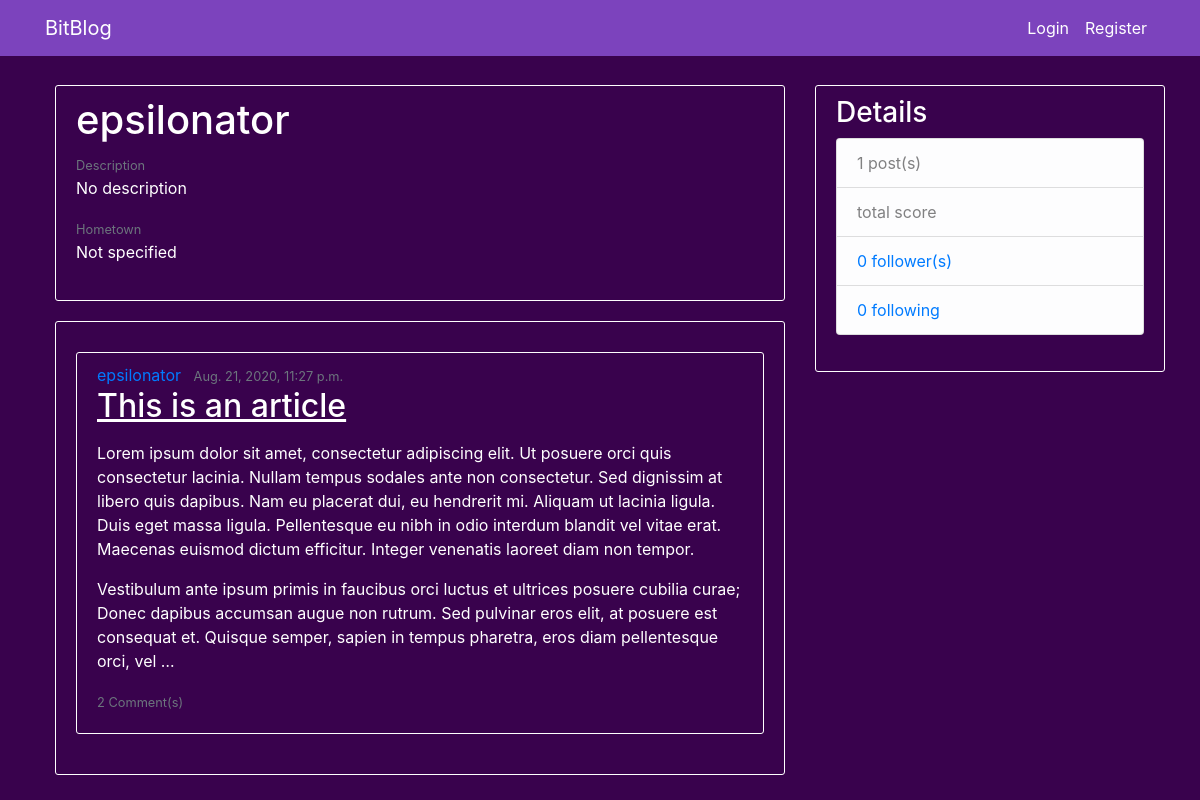
Page /profile/epsilonator/ on the committed database.
### blog/models.py (models this page shows, shortened)
class BlogUser(models.Model):
	user = models.OneToOneField(User, on_delete = models.CASCADE)
	desc = models.TextField(max_length = 250, default = "No description")
	hometown = models.CharField(max_length = 200, default = "Not specified")
	birth_date = models.DateField(null = True, blank = True)

class BlogPost(models.Model):
	title = models.CharField(max_length = 50)
	content = models.TextField()
	post_date = models.DateTimeField(default = timezone.now)
	author = models.ForeignKey(User, on_delete = models.CASCADE)
	votes = models.IntegerField(default = 0)

### blog/views.py (the view)
# urls.py: path('profile/<str:username>/', views.profile, name = 'profile'),
def profile(request, username):
	user = User.objects.filter(username = username).first()
	current_user = request.user
	following = None
	if current_user.is_authenticated:
		rel_follow = Following.objects.filter(followed = user, follower = current_user).first()
		if rel_follow:
			following = True
		else:
			following = False
	if not user:
		return render(request, 'blog/notfound404.html')
	posts = user.blogpost_set.order_by('-post_date')
	return render(request, 'blog/profile.html', context = {
		'profile_user' : user,
		'posts' : posts,
		'following' : following
	})

### blog/templates/blog/profile.html (shortened to what this page needs)
{% extends 'blog/base.html' %}
{% load crispy_forms_tags %}
{% block content %}
	<div class="content-section">
		<h1>{{ profile_user.username }}</h1>
		<small class="text-muted">Description</small>
		<p class="article-content">{{ profile_user.bloguser.desc }}</p>
		<small class="text-muted">Hometown</small>
		<p class="article-content">{{ profile_user.bloguser.hometown }}</p>
	</div>
	{% if posts %}
	<div class="content-section">
		{% for post in posts %}
			<article class="media content-section">
				<div class="media-body">
					<div class="article-metadata">
						<a class="mr-2" href="{% url 'profile' post.author.username %}">{{ post.author }}</a>
						<small class="text-muted">{{ post.post_date }}</small>
					</div>
					<h2><a class="article-title" href="{% url 'post' post.id %}">{{ post.title }}</a></h2>
					<p class="article-content">{{ post.content | linebreaks | truncatewords:"100" }}</p>
					<small class="text-muted">{{ post.blogcomment_set.count }} Comment(s)</small>
				</div>
			</article>
		{% endfor %}
	</div>
	{% endif %}
{% endblock %}
{% block sidebar %}
	<div class="content-section">
    	<h3>Details</h3>
    	<ul class="list-group">
        	<li class="list-group-item list-group-item-light">{{ profile_user.blogpost_set.count }} post(s)</li>
        	<li class="list-group-item list-group-item-light">{{ profile_user.score }} total score</li>
        	<li class="list-group-item list-group-item-light"><a href="{% url 'show-followers' profile_user.username %}">{{ profile_user.followers.count }} follower(s)</a></li>
        	<li class="list-group-item list-group-item-light"><a href="{% url 'show-following' profile_user.username %}">{{ profile_user.following.count }} following</a></li>
      	</ul>
  	</div>
{% endblock %}

### blog/static/blog/main.css (style rules this page uses)
body { background-color: #39024d; color: #FFFFFF; margin-left: 20px; padding-top: 65px; }
.content-section { padding: 10px 20px 20px 20px; margin-top: 20px; margin-bottom: 20px; border: 1px solid #ffffff; border-radius: 3px; }
.article-title { color: #ffffff; text-decoration: underline; }
.article-content { word-wrap: break-word; }

### rows in the picture
BlogPost: author "epsilonator", post_date "Aug. 21, 2020, 11:27 p.m.", title "This is an article", content "Lorem ipsum dolor sit amet, consectetur adipiscing elit. Ut posuere orci quis consectetur lacinia. Nullam tempus sodales ante non consectetur. Sed dignissim at libero quis dapibus. Nam eu placerat dui, eu hendrerit mi. Aliquam ut lacinia ligula. Duis eget massa ligula. Pellentesque eu nibh in odio interdum blandit vel vitae erat. Maecenas euismod dictum efficitur. Integer venenatis laoreet diam non tempor. Vestibulum ante ipsum primis in faucibus orci luctus et ultrices posuere cubilia curae; Donec dapibus accumsan augue non rutrum. Sed pulvinar eros elit, at posuere est consequat et. Quisque semper, sapien in tempus pharetra, eros diam pellentesque orci, vel …", blogcomment_set.count "2"

### other values in the picture
{{ profile_user.username }} "epsilonator"
{{ profile_user.bloguser.desc }} "No description"
{{ profile_user.bloguser.hometown }} "Not specified"
{{ profile_user.blogpost_set.count }} "1"
{{ profile_user.followers.count }} "0"
{{ profile_user.following.count }} "0"
